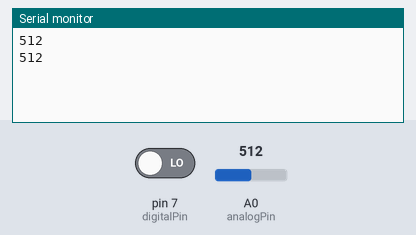
This sketch was run on a simulated Arduino Uno, built with avr-gcc and run on an emulated ATmega328P. Shown: the last lines printed to the serial monitor. The test bench sets the inputs (shaded band); at power-on: A0 (analogPin) = 512, pin 7 (digitalPin) LOW.

Above: at 1.8 s.
1.9 s: A0 (analogPin) set to 716
At 2.4 s:
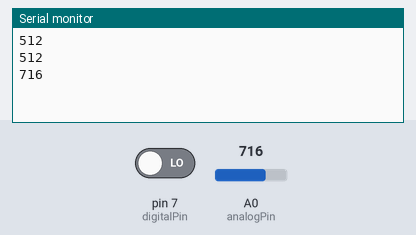
3.4 s: A0 (analogPin) set to 900
At 4.8 s:
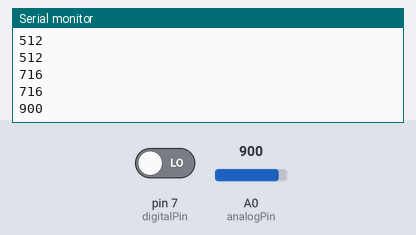
Timing chart, 0 to 6.4 s (numbered marks = the images above; inputs shaded):
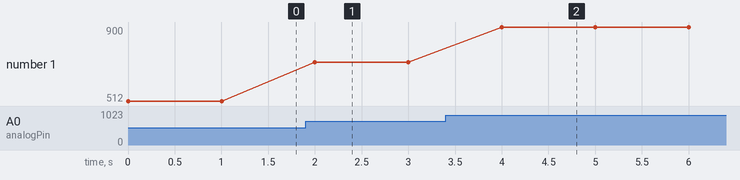

Measured:
- after the input at 1.9 s, the serial monitor: prints a new line after 0.10 s (image 1)
- after the input at 3.4 s, the serial monitor: prints a new line after 0.60 s (image 2)
- plotted number 1: 512 → 716 after the input at 1.9 s, 716 → 900 after the input at 3.4 s

The sketch:

ky037_Sound_Detection_Module.ino
```cpp
int digitalPin = 7;
int analogPin = A0;
int digitalVal;
int analogVal;

void setup()
{
  pinMode(digitalPin,INPUT);
  pinMode(analogPin, INPUT);
  Serial.begin(9600);
}

void loop()
{
  digitalVal = digitalRead(digitalPin);
  analogVal = analogRead(analogPin);
  Serial.println(analogVal);
  delay(1000);
}
```
